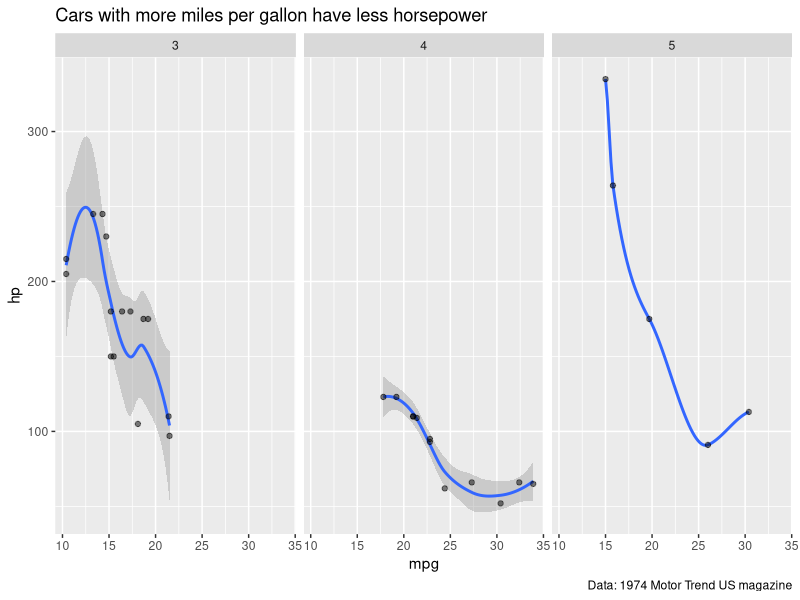

Write R code to recreate this figure.
library(ggplot2)
# Create a scatterplot
ggplot(mtcars, aes(x = mpg, y = hp)) +
  geom_smooth() +
  geom_point(alpha = 0.5) +
  labs(
    title = "Cars with more miles per gallon have less horsepower",
    caption = "Data: 1974 Motor Trend US magazine"
  ) +
  facet_wrap(~gear)